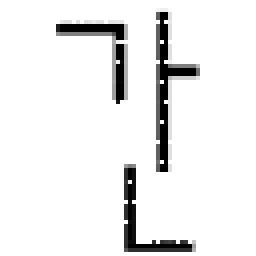
#> input picture 한글글자데이터/test/간/1.bmp, 64 x 64 px, found by its file name (shown 4 times larger)
$ python check.py
#> lines starting #> are read from the running program, lines starting #| are printed output that depends on the picture
##데이터 잘 뽑혔나 확인용
from PIL import Image
import pandas as pd
import os
import numpy as np
import matplotlib.pyplot as plt

# 1번 레이블 파일 열기
label = "1"
bmp_folder_path = "C:\\Users\\motus\\OneDrive\\바탕 화면\\인공지능\\인공지능 과제2_글자\\한글글자데이터\\train\\가"
file_path = os.path.join(bmp_folder_path, f"{label}.bmp")

# 이미지 파일 열기 및 픽셀 데이터 추출
img = Image.open(file_path).convert('L')  # 흑백 모드로 변환
#> img is the input picture: PIL image 64x64 L; min 0, max 255, mean 236.7
pixel_data = list(img.getdata())  # 1차원 픽셀 데이터 추출
#> pixel_data = 4096 values, max 255 at index 0, min 0 at index 232, mean 236.7

# 이미지의 크기(너비, 높이) 가져오기
width, height = img.size
#> width = 64; height = 64

# numpy 배열로 1차원 배열을 2차원으로 변환
pixel_array_2d = np.array(pixel_data).reshape((height, width))
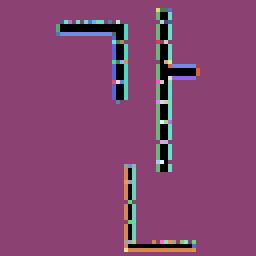
#> pixel_array_2d: shape (64, 64) int64 (shown 4 times larger); 62 distinct labels, from 0 to 255; one colour per label, 0 black

# numpy 배열을 이미지로 변환
plt.imshow(pixel_array_2d, cmap='gray', vmin=0, vmax=255)
plt.show()
